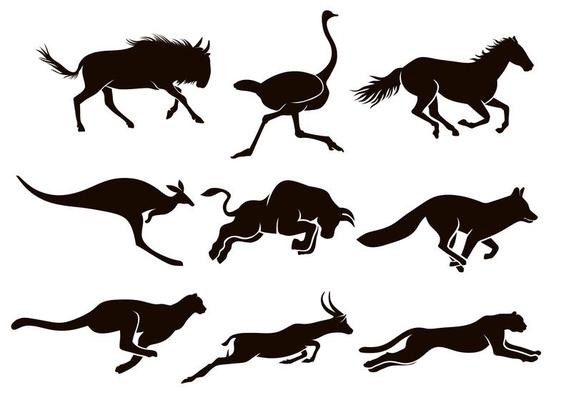
#> input picture Day_7_OpenCV_5/images_/animal.jpg, 561 x 400 px
$ python 4_contours.py
#> lines starting #> are read from the running program, lines starting #| are printed output that depends on the picture; after the words box and inside, x2 and y2 are one past the last pixel; in counts of white or black regions, pixels touching at a corner belong together
import os
import cv2


#load image
animals_image = cv2.imread(os.path.join(".","images_","animal.jpg"))
#> animals_image is the input picture: shape (400, 561, 3); mean B, G, R 203.9, 205.3, 207.7

#convert bgr image into grayscale image
grayscale_image = cv2.cvtColor(animals_image, cv2.COLOR_BGR2GRAY)

#threshold that image i.e convert to black & white
_ , threshold_image = cv2.threshold(grayscale_image, 115 , 255 , cv2.THRESH_BINARY_INV)
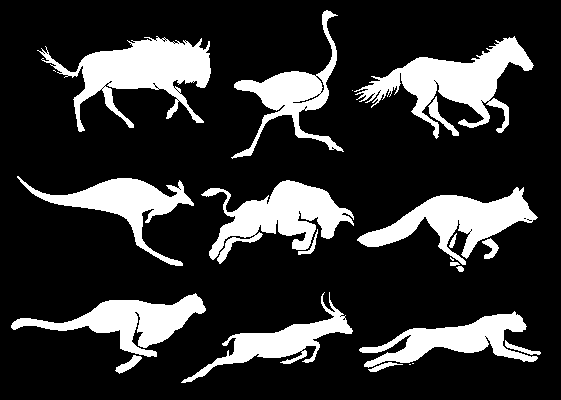
#> threshold_image: shape (400, 561); 19.8% white; 23 white regions (5 under 20 px)

#create counter
contour_for_image , _ = cv2.findContours(threshold_image , cv2.RETR_EXTERNAL , cv2.CHAIN_APPROX_SIMPLE)
#> contour_for_image = 23 contours, 5 with area under 20; largest, box (x1, y1, x2, y2) and area: (37, 36, 211, 132) 6188, (354, 36, 534, 139) 5818, (201, 180, 354, 264) 5134, (357, 187, 538, 265) 4928, (11, 293, 206, 357) 4303

#remove noise
for cvt in contour_for_image:
  print(cv2.contourArea(cvt))
  if cv2.contourArea(cvt) > 400:
    x , y , w ,h = cv2.boundingRect(cvt)
    cv2.rectangle(animals_image,(x,y), (x+w , y + h) , (0,0,255),2)
#> this loop made 23 passes
#> (x, y, w, h) on passes 6, 7, 8, 15, 16, 17, 21, 22, 23: (359, 311, 179, 57), (11, 293, 195, 64), (181, 292, 172, 91), (357, 187, 181, 78), (201, 180, 153, 84), (17, 176, 177, 90), (354, 36, 180, 103), (37, 36, 174, 96), (231, 10, 113, 149)
#> cvt on passes 1, 2, 19, 20: [[409, 364], [410, 364]], [[412, 363], [413, 363]], [[352, 90]], [[53, 70], [54, 70], [55, 71], [54, 70]]
#| 0.0
#| 0.0
#| 86.0
#| 171.5
#| 113.0
#| 3672.5
#| 4303.0
#| 3121.0
#> (further printed lines are left out)
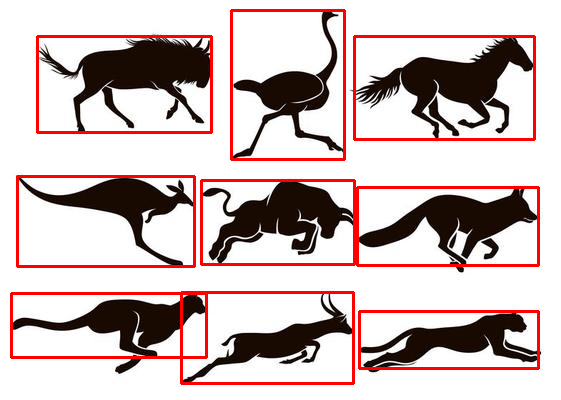
#> animals_image: shape (400, 561, 3); 6.2% of pixels changed, all inside (x1, y1, x2, y2) = (10, 9, 540, 385)


#show image
# cv2.imshow("Threshold Image",threshold_image)
cv2.imshow("Counter Image",animals_image)
cv2.waitKey(0)
cv2.destroyAllWindows()
